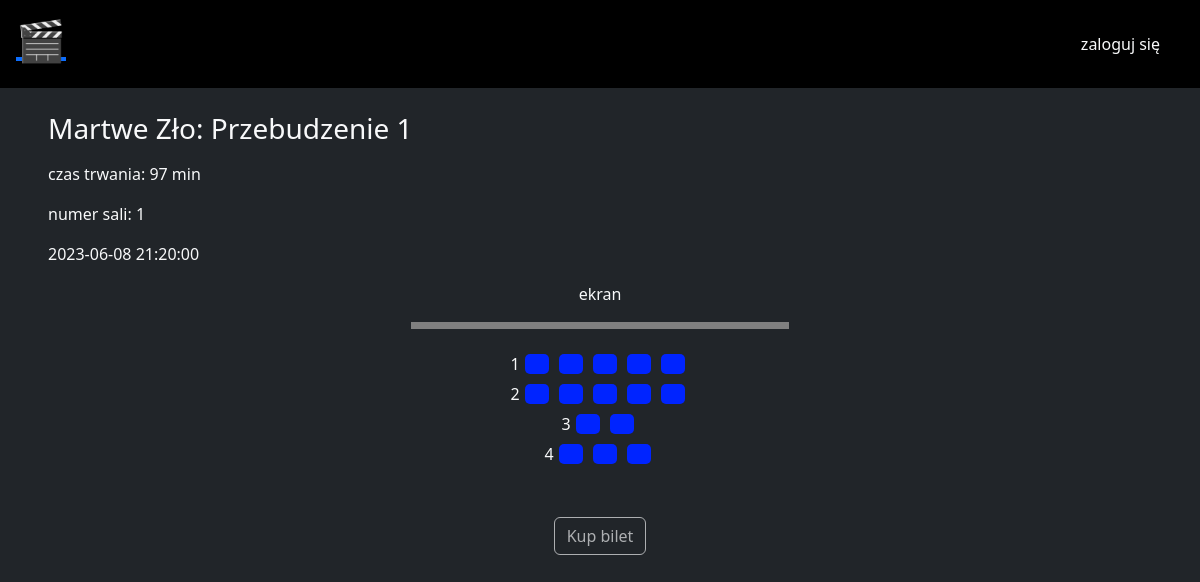
The page /seat_select.php?id=5 on the database its author committed.
### tables this page shows
CREATE TABLE `screenings` (
  `id` int(10) UNSIGNED NOT NULL,
  `date` date NOT NULL,
  `time` time NOT NULL,
  `price` double NOT NULL,
  `is_subtitles` tinyint(1) NOT NULL,
  `movie_id` int(10) UNSIGNED NOT NULL,
  `hall_number` int(11) NOT NULL
);

CREATE TABLE `movies` (
  `id` int(10) UNSIGNED NOT NULL,
  `title` varchar(100) NOT NULL,
  `description` varchar(1000) NOT NULL,
  `premiere_date` date NOT NULL,
  `duration` int(11) NOT NULL,
  `genre_id` int(11) UNSIGNED NOT NULL,
  `cover_path` varchar(40) DEFAULT NULL
);

CREATE TABLE `seats` (
  `id` int(10) UNSIGNED NOT NULL,
  `row` int(11) NOT NULL,
  `number` int(11) NOT NULL,
  `hall_number` int(11) NOT NULL
);

### seat_select.php (the view, shortened to what this page needs)
<!DOCTYPE html>
<html lang="en">
<head>
  <link href="https://cdn.jsdelivr.net/npm/bootstrap@5.3.0-alpha3/dist/css/bootstrap.min.css" rel="stylesheet">
</head>
<body class="bg-dark text-light">
    <?php require_once "header.php"; ?>
  <div class="content px-5 py-4">
  <?php
  require_once "scripts/connect.php";
  $sql = "SELECT m.id, m.title, m.duration, s.hall_number, s.is_subtitles, CONCAT(s.date, ' ', s.time) AS datetime FROM movies m INNER JOIN screenings s ON m.id = s.movie_id where s.id = ?";
  $stmt = $conn->prepare($sql);
  $stmt->bind_param('i', $_GET['id']);
  $stmt->execute();
  $result = $stmt->get_result();
  $movie = $result->fetch_assoc();
    echo <<< MOVIE
      <div>
        <h3 class="mb-3">$movie[title] $movie[is_subtitles]</h3>
        <p>czas trwania: $movie[duration] min</p>
        <p>numer sali: $movie[hall_number] </p>
        <p>$movie[datetime]</p>
      </div>
    MOVIE;
 ?>
  <div class="seats container">
    <p class="text-center">ekran</p>
    <div class="screen"></div>
    <?php
    $stmt = $conn->prepare("SELECT row FROM seats WHERE hall_number = ? GROUP BY row");
    $stmt->bind_param('i', $movie['hall_number']);
    $stmt->execute();
    $result = $stmt->get_result();
    while ($row = $result->fetch_assoc()) {
      echo "<div class='row justify-content-center'>$row[row]";
      $seatsStmt = $conn->prepare("SELECT s.id, s.number, IF(r.id IS NULL, 0, 1) AS is_taken FROM seats s LEFT JOIN reservations r ON s.id = r.seat_id AND r.screening_id = ? WHERE s.hall_number = ? AND s.row = ?");
      $seatsStmt->bind_param('iii', $_SESSION['screening_id'], $movie['hall_number'], $row['row']);
      $seatsStmt->execute();
      $seatsResult = $seatsStmt->get_result();
      while ($seat = $seatsResult->fetch_assoc()) {
        if ($seat['is_taken']) {
            echo "<span class='seat taken' id=$seat[id]></span>";
        } else {
            echo "<span class='seat' id=$seat[id]></span>";
        }
      }
      echo "</div>";
    }
    ?>
  </div>
  <div class="d-flex justify-content-center mt-5">
    <button class="btn btn-outline-light" id="save-button" disabled>Kup bilet</button>
  </div>
</div>
</body>
</html>

### seat_select.php (style rules this page uses)
.screen { background: gray; height: 7px; width: 35%; margin: 0 auto 20px auto; }
.row { display: flex; align-items: center; }
.seat { background: #0024ff; display: block; width: 20px; height: 20px; margin: 5px; cursor: pointer; border-radius: 5px; }

### rows shown on the page
screenings: movie.title "Martwe Zło: Przebudzenie", is_subtitles "1", movie.duration "97", hall_number "1"

### other values the page prints
$movie[datetime] "2023-06-08 21:20:00"
$row[row] "1"
$row[row] "2"
$row[row] "3"
$row[row] "4"
